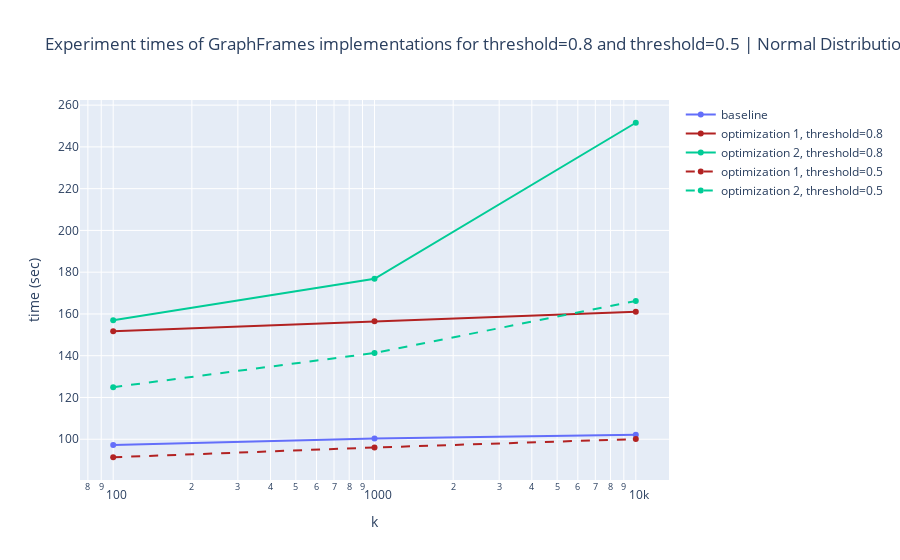

Notebook source saved alongside this figure:
### Code cell
## Compare graphframes_fast and graphframes_fast_bv 
# with threshold=0.8 and threshold=0.5 for Normal distribution

fig = go.Figure()


## --> Extract times:
# bs, optimization 1, optimization 2
# threshold 0.5, 0.8

df_bs_08 = (experiments_df
            [(experiments_df["cores"]==8) &
             (experiments_df["dataset"]=="artists_normal") &             
             (experiments_df["algorithm"] == "graphframe_bs")])

df_opt1_08 = (experiments_df
            [(experiments_df["cores"]==8) &
             (experiments_df["dataset"]=="artists_normal") &             
             (experiments_df["algorithm"] == "graphframe_fast")])

df_opt2_08 = (experiments_df
             [(experiments_df["cores"]==8) &
             (experiments_df["dataset"]=="artists_normal") &             
             (experiments_df["algorithm"] == "graphframe_fast_bv")])


df_opt1_05 = (experiments_threshold_05_df
              [experiments_threshold_05_df["algorithm"] == "graphframe_fast"])


df_opt2_05 = (experiments_threshold_05_df
              [experiments_threshold_05_df["algorithm"] == "graphframe_fast_bv"])




## Add lines

# 1. df_bs_08
fig.add_trace(go.Scatter(
    x = df_bs_08["k"],
    y = df_bs_08["time (sec)"],
    name="baseline"
))


# 2. df_opt1_08
fig.add_trace(go.Scatter(
    x = df_opt1_08["k"],
    y = df_opt1_08["time (sec)"],
    name="optimization 1, threshold=0.8",
    line = dict(color='firebrick')
))

# 3. df_opt2_08
fig.add_trace(go.Scatter(
    x = df_opt2_08["k"],
    y = df_opt2_08["time (sec)"],
    name="optimization 2, threshold=0.8",
    line = dict(color='#00CC96')
))


# 4. df_opt1_05
fig.add_trace(go.Scatter(
    x = df_opt1_05["k"],
    y = df_opt1_05["time (sec)"],
    name="optimization 1, threshold=0.5",
    line = dict(color='firebrick',dash='dash')
))


# 5. df_opt2_05
fig.add_trace(go.Scatter(
    x = df_opt2_05["k"],
    y = df_opt2_05["time (sec)"],
    name="optimization 2, threshold=0.5",
    line = dict(color='#00CC96',dash='dash')
))

fig.update_layout(
    title=f"Experiment times of GraphFrames implementations for threshold=0.8 and threshold=0.5 | Normal Distribution",
    xaxis_title="k",
    yaxis_title="time (sec)",
)

fig.update_xaxes(type="log")

fig.show()

### Figure 1 — Plotly figure (JSON) as saved in the notebook; plotly's stock layout.template omitted (floating-point values rounded to 4 significant figures)
{"data": [{"name": "baseline", "type": "scatter", "x": [100, 1000, 10000], "y": [97.22, 100.4, 102.2]}, {"line": {"color": "firebrick"}, "name": "optimization 1, threshold=0.8", "type": "scatter", "x": [100, 1000, 10000], "y": [151.7, 156.5, 161.0]}, {"line": {"color": "#00CC96"}, "name": "optimization 2, threshold=0.8", "type": "scatter", "x": [100, 1000, 10000], "y": [157.0, 176.8, 251.6]}, {"line": {"color": "firebrick", "dash": "dash"}, "name": "optimization 1, threshold=0.5", "type": "scatter", "x": [100, 1000, 10000], "y": [91.38, 96.05, 100.1]}, {"line": {"color": "#00CC96", "dash": "dash"}, "name": "optimization 2, threshold=0.5", "type": "scatter", "x": [100, 1000, 10000], "y": [124.9, 141.3, 166.2]}], "layout": {"title": {"text": "Experiment times of GraphFrames implementations for threshold=0.8 and threshold=0.5 | Normal Distribution"}, "xaxis": {"title": {"text": "k"}, "type": "log"}, "yaxis": {"title": {"text": "time (sec)"}}}}
